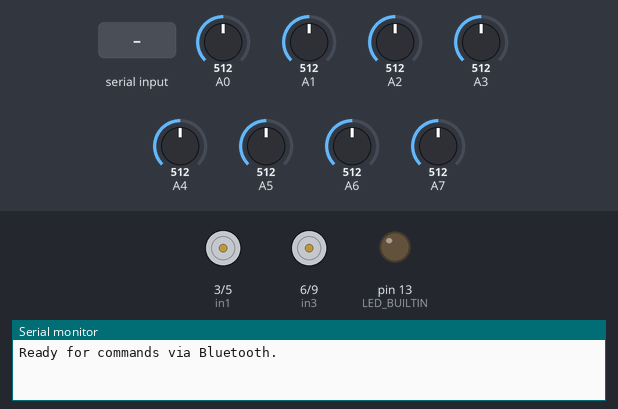
The sketch below on a simulated Arduino Nano, built with avr-gcc and run on an emulated ATmega328P. Parts: motor-driver pin pairs drawn as motors (green arrow = first pin HIGH = forward, orange = second pin HIGH = backward, longer = more drive), output pins drawn as LEDs (lit = HIGH), the last lines printed to the serial monitor. The test bench sets the inputs (shaded band); at power-on: A0 = 512, A5 = 512, A6 = 512, A4 = 512, A1 = 512, A2 = 512, A3 = 512, A7 = 512.

Above: at 1.2 s.
1.3 s: "start\n" received over Serial
At 2.5 s:
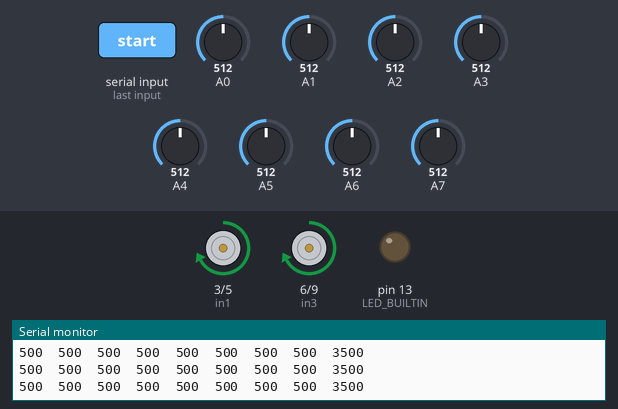
2.8 s: A0 set to 390
At 3.6 s:
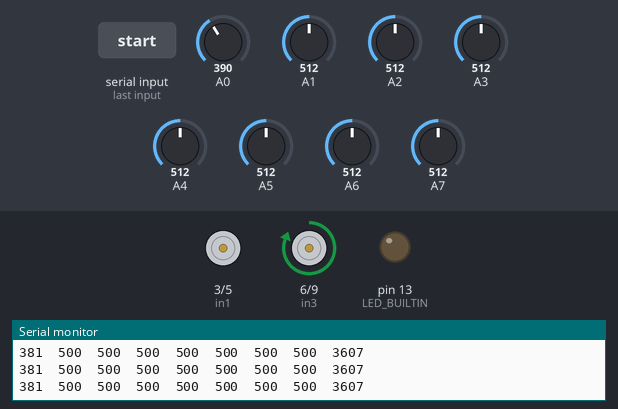
4.3 s: A5 set to 289
7.3 s: A5 set to 266
At 8.2 s:
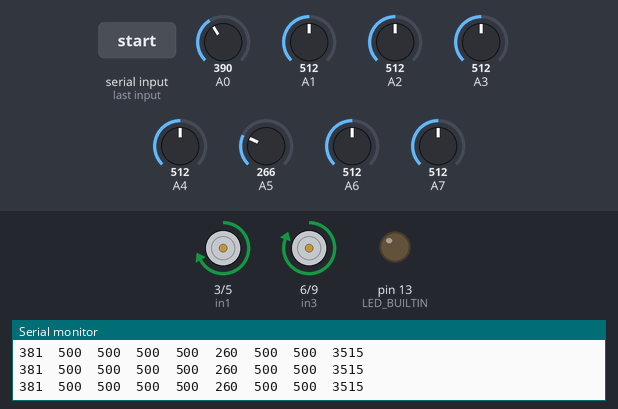
8.8 s: A6 set to 390
At 9.4 s:
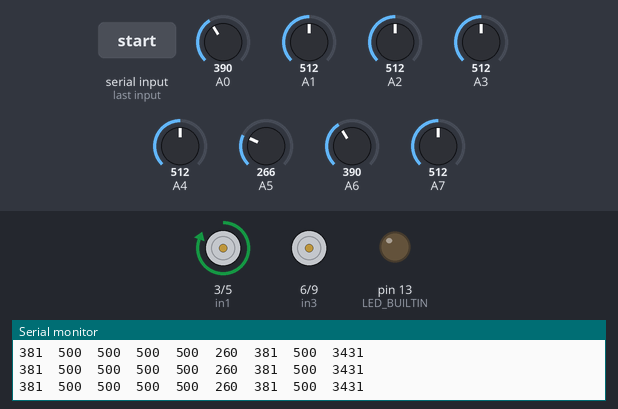
10.3 s: A4 set to 855
13.3 s: A4 set to 886
At 14.2 s:
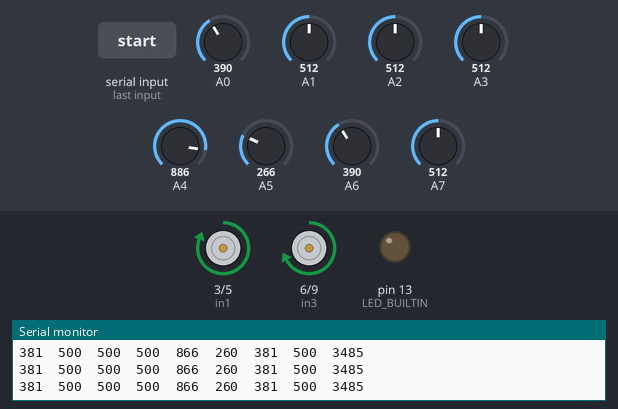
Timing chart, 0 to 15.8 s (numbered marks = the images above; inputs shaded):
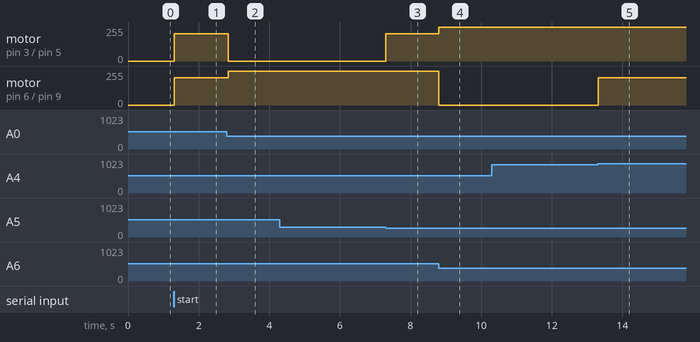

The sketch:

PID.ino
```cpp
#include <QTRSensors.h>

QTRSensors qtr;
const uint8_t SensorCount = 8;
uint16_t sensorValues[SensorCount];

float Kp = 12;
float Ki = 0;
float Kd = 0;

int P;
int I;
int D;
int lastError = 0;
int basespeed = 205;

// Motor pins
int in1 = 3; // Motor A input 1
int in2 = 5; // Motor A input 2
int in3 = 6; // Motor B input 1
int in4 = 9; // Motor B input 2

bool isBotStarted = false; // Renamed from startBot

void setup() {
  Serial.begin(9600);
  qtr.setTypeAnalog();
  qtr.setSensorPins((const uint8_t[]){A0, A1, A2, A3, A4, A5, A6, A7}, SensorCount);
  qtr.setEmitterPin(2); // LEDON PIN

  pinMode(in1, OUTPUT);
  pinMode(in2, OUTPUT);
  pinMode(in3, OUTPUT);
  pinMode(in4, OUTPUT);

  pinMode(LED_BUILTIN, OUTPUT);
  digitalWrite(LED_BUILTIN, LOW); // Turn off LED initially

  Serial.println("Ready for commands via Bluetooth.");
}

void loop() {
  if (Serial.available() > 0) {
    String command = Serial.readStringUntil('\n');
    command.trim();

    if (command.equals("calibrate")) {
      calibrateSensors();
    } else if (command.equals("start")) {
      startBot(); // Call the function startBot
    } else if (command.equals("stop")) {
      stopBot();
    } else if (command.startsWith("setKp=")) {
      float value = command.substring(6).toFloat();
      Kp = value;
      Serial.print("Kp set to ");
      Serial.println(Kp);
    } else if (command.startsWith("setKi=")) {
      float value = command.substring(6).toFloat();
      Ki = value;
      Serial.print("Ki set to ");
      Serial.println(Ki);
    } else if (command.startsWith("setKd=")) {
      float value = command.substring(6).toFloat();
      Kd = value;
      Serial.print("Kd set to ");
      Serial.println(Kd);
    } else {
      Serial.println("Invalid command.");
    }
  }

  if (isBotStarted) { // Check the boolean variable isBotStarted
    uint16_t position = qtr.readLineBlack(sensorValues);
    int error = 3500 - position;

    P = error;
    I = I + error;
    D = error - lastError;
    lastError = error;

    int motorspeed = P * Kp + I * Ki + D * Kd;
    int motorspeedA = basespeed + motorspeed;
    int motorspeedB = basespeed - motorspeed;

    if (motorspeedA > 255) {
      motorspeedA = 255;
    }
    if (motorspeedA < 0) {
      motorspeedA = 0;
    }
    if (motorspeedB > 255) {
      motorspeedB = 255;
    }
    if (motorspeedB < 0) {
      motorspeedB = 0;
    }

    forward_brake(motorspeedA, motorspeedB);

    // Print sensor values and position for debugging
    for (uint8_t i = 0; i < SensorCount; i++) {
      Serial.print(sensorValues[i]);
      Serial.print('\t');
    }
    Serial.println(position);
  }
}

void forward_brake(int speedA, int speedB) {
  if (speedA > 0) {
    analogWrite(in1, speedA);
    analogWrite(in2, 0);
  } else {
    analogWrite(in1, 0);
    analogWrite(in2, -speedA);
  }

  if (speedB > 0) {
    analogWrite(in3, speedB);
    analogWrite(in4, 0);
  } else {
    analogWrite(in3, 0);
    analogWrite(in4, -speedB);
  }
}

void calibrateSensors() {
  digitalWrite(LED_BUILTIN, HIGH); // Turn on LED to indicate calibration mode
  for (uint16_t i = 0; i < 400; i++) {
    qtr.calibrate();
  }
  digitalWrite(LED_BUILTIN, LOW); // Turn off LED after calibration

  Serial.println("Calibration complete.");
}

void startBot() {
  isBotStarted = true; // Set the boolean variable to true
  Serial.println("Bot started.");
}

void stopBot() {
  isBotStarted = false; // Set the boolean variable to false
  analogWrite(in1, 0);
  analogWrite(in2, 0);
  analogWrite(in3, 0);
  analogWrite(in4, 0);
  Serial.println("Bot stopped.");
}
```

Measured:
- the behaviour switches between 274 and 273 on A5 (found by bisection; images 2 and 3)
- the behaviour switches between 870 and 871 on A4 (found by bisection; images 4 and 5)
- after the input at 1.3 s, motor on pin 3 (in1) / pin 5 (in2), motor on pin 6 (in3) / pin 9 (in4): stopped → forward 205/255 at once
- after the input at 2.8 s, motor on pin 3 (in1) / pin 5 (in2): forward 205/255 → stopped at once; motor on pin 6 (in3) / pin 9 (in4): forward 205/255 → forward 255/255 at once
- after the input at 7.3 s, motor on pin 3 (in1) / pin 5 (in2): stopped → forward 205/255 at once
- after the input at 8.8 s, motor on pin 3 (in1) / pin 5 (in2): forward 205/255 → forward 255/255 at once; motor on pin 6 (in3) / pin 9 (in4): forward 255/255 → stopped at once
- after the input at 13.3 s, motor on pin 6 (in3) / pin 9 (in4): stopped → forward 205/255 at once
